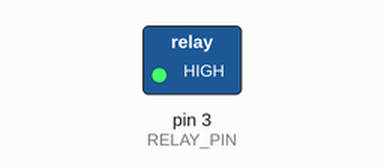
Simulated run of this sketch. Board: Arduino Uno, built with avr-gcc and run on an emulated ATmega328P. Parts: switched loads named in the sketch (green lamp = pin HIGH).

Above: at 1.5 s.
At 4.5 s:
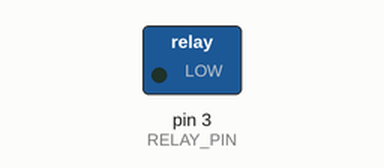
Timing chart, 0 to 7.8 s (numbered marks = the images above):
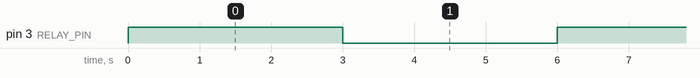

Measured:
- by itself, pin 3 (RELAY_PIN): alternates HIGH for 3.0 s and LOW for 3.0 s

The sketch:

teensyrelaytest.ino
```cpp
int RELAY_PIN = 3;

void setup() {
  pinMode(RELAY_PIN, OUTPUT);
  digitalWrite(RELAY_PIN, LOW);
}

void loop() {
  digitalWrite(RELAY_PIN, HIGH);
  delay(3000);
  digitalWrite(RELAY_PIN, LOW);
  delay(3000);
}
```
